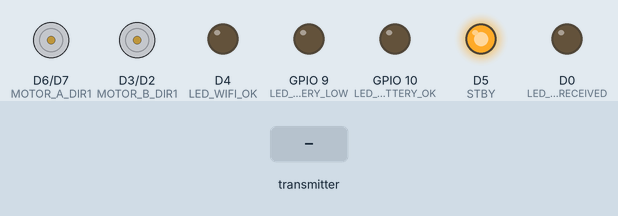
Recording of a sketch running on a simulated ESP8266 (NodeMCU). Shown: motor-driver pin pairs drawn as motors (green arrow = first pin HIGH = forward, orange = second pin HIGH = backward, longer = more drive, scaled by the enable pin, stopped while the standby pin is LOW), output pins drawn as LEDs (lit = HIGH). Inputs (shaded band) come from the test bench. What the sketch prints to the serial monitor is not drawn.

Above: at 1.2 s.
1.3 s: the transmitter starts sending x = 0
4.3 s: the transmitter starts sending y = 256
At 4.57 s:
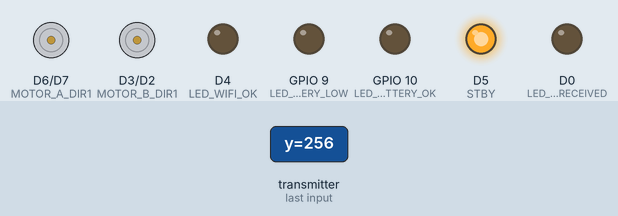
7.3 s: the transmitter starts sending x = 256
At 8.84 s:
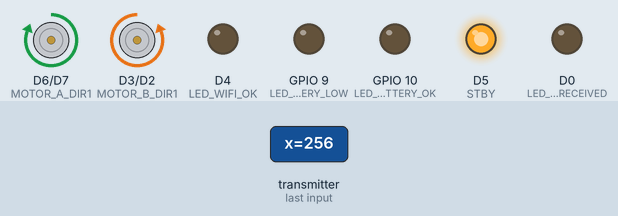
10.3 s: the transmitter starts sending y = 0
At 11.05 s:
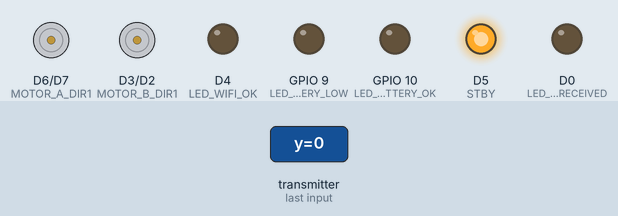
13.3 s: the transmitter starts sending y = 512
At 13.56 s:
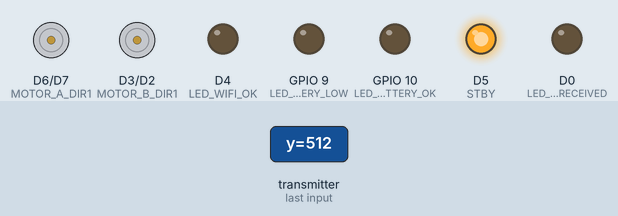
Timing chart, 0 to 17.3 s (numbered marks = the images above; inputs shaded):
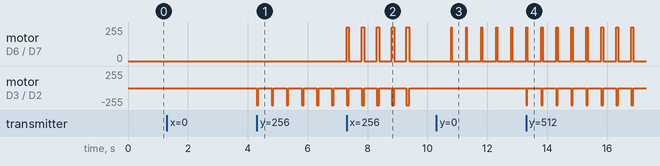

The sketch:

Receiver.ino
```cpp
/* RECEIVER
   ...is a ESP8266 Device
*/
#define LED_MESSAGE_RECEIVED D0 // "WiFi"-labeled LED green
#define LED_WIFI_OK D4          // "WiFi"-labeled LED red
#define LED_BATTERY_OK 10       // "Batt"-labeled LED green
#define LED_BATTERY_LOW 9       // "Batt"-labeled LED red

#include <espnow.h> // the esp8266 version does *not* have a underscore, the esp32 version is esp_now.h
#include <ESP8266WiFi.h>
#include "TB6612FNG.h"


typedef struct motor_struct {
  int x;
  int y;
} motor_struct;

motor_struct motorData;

tb6612fng motors;

unsigned long autoStopResetInterval = 100;

unsigned long lastTimeAutoStopReset;
unsigned long currentMillis;


// ------------------------------------------------
//callback function that will be executed when data is received
void OnDataRecv(uint8_t * mac, uint8_t *incomingData, uint8_t len) {
  digitalWrite(LED_MESSAGE_RECEIVED, HIGH);
  memcpy(&motorData, incomingData, sizeof(motorData));
  /*
    Serial.print("Bytes received: ");
    Serial.println(len);
    Serial.print("x: ");
    Serial.println(motorData.x);
    Serial.print("y: ");
    Serial.println(motorData.y);
    Serial.println();
  */
  motors.drive(motorData.x, motorData.y);
}


// ------------------------------------------------
void setup() {
  analogWriteRange(1023);

  pinMode(LED_WIFI_OK, OUTPUT);
  pinMode(LED_MESSAGE_RECEIVED, OUTPUT);
  pinMode(LED_BATTERY_OK, OUTPUT);
  pinMode(LED_BATTERY_LOW, OUTPUT);

  digitalWrite(LED_WIFI_OK, LOW);
  digitalWrite(LED_MESSAGE_RECEIVED, LOW);
  digitalWrite(LED_BATTERY_OK, LOW);
  digitalWrite(LED_BATTERY_LOW, LOW);

  Serial.begin(115200);
  Serial.println();
  Serial.print("ESP Board MAC Address:  ");
  Serial.println(WiFi.macAddress());

  WiFi.mode(WIFI_STA);

  //Init ESP-NOW
  if (esp_now_init() != 0) {
    //Serial.println("Error initializing ESP-NOW");
    return;
  }

  // Once ESPNow is successfully Init, we will register for recv CB to
  // get recv packer info
  esp_now_set_self_role(ESP_NOW_ROLE_SLAVE);
  esp_now_register_recv_cb(OnDataRecv);


  motors.initPins();
  currentMillis = millis();
  lastTimeAutoStopReset = currentMillis;
}

// ------------------------------------------------
void loop() {
  // auto-stop if no signal received (e.g. if remote or wifi breaks)
  currentMillis = millis();

  if (currentMillis - lastTimeAutoStopReset > autoStopResetInterval)
  {
    motors.stop();
    lastTimeAutoStopReset = currentMillis;
  }

}
```

TB6612FNG.h
```cpp
#pragma once

class tb6612fng
{
  private:
    const int MOTOR_A_SPEED = D8;
    const int MOTOR_A_DIR2 = D7;
    const int MOTOR_A_DIR1 = D6;
    const int STBY = D5;
    const int MOTOR_B_DIR1 = D3;
    const int MOTOR_B_DIR2 = D2;
    const int MOTOR_B_SPEED = D1;

  public:
    tb6612fng() {};
    ~tb6612fng() {};

    void initPins()
    {
      //analogWriteFreq(40);
      pinMode(MOTOR_A_SPEED, OUTPUT);
      pinMode(MOTOR_A_DIR2, OUTPUT);
      pinMode(MOTOR_A_DIR1, OUTPUT);
      pinMode(STBY, OUTPUT);
      pinMode(MOTOR_B_DIR1, OUTPUT);
      pinMode(MOTOR_B_DIR2, OUTPUT);
      pinMode(MOTOR_B_SPEED, OUTPUT);
      pinMode(LED_BUILTIN, OUTPUT);

      digitalWrite(STBY, HIGH);

      stop();
    }

    void drive(int motor1, int motor2) {
      //Serial.print("TB6612FNG - drive()");


      bool m1Direction = motor1 > 0 ? HIGH : LOW;
      bool m2Direction = motor2 > 0 ? HIGH : LOW;
      digitalWrite(MOTOR_A_DIR1, m1Direction);
      digitalWrite(MOTOR_A_DIR2, !m1Direction);
      digitalWrite(MOTOR_B_DIR1, !m2Direction);
      digitalWrite(MOTOR_B_DIR2, m2Direction);

      motor1 = abs(motor1);
      motor2 = abs(motor2);
      int m1Speed = map(motor1, 0, 127, 0, 1023);     // note: NodeMCU has 10-Bit AnalogWrite resolution,
      int m2Speed = map(motor2, 0, 127, 0, 1023);     // so we map to 1023 and not 255
      m1Speed = constrain(m1Speed * 2, 0, 1023);    // multiply by 2 to give them more power and speed.
      m2Speed = constrain(m2Speed * 2, 0, 1023);

      analogWrite(MOTOR_A_SPEED, m1Speed);
      analogWrite(MOTOR_B_SPEED, m2Speed);

      digitalWrite(LED_MESSAGE_RECEIVED, LOW);
}

    void stop()
    {
      //Serial.println("TB6612FNG - stop()");
      digitalWrite(MOTOR_A_DIR1, 0);
      digitalWrite(MOTOR_A_DIR2, 0);
      digitalWrite(MOTOR_B_DIR1, 0);
      digitalWrite(MOTOR_B_DIR2, 0);

      analogWrite(MOTOR_A_SPEED, 0);
      analogWrite(MOTOR_B_SPEED, 0);

     // digitalWrite(STBY, LOW);
    }
    // ---------------------------------------------------------


};
```

Measured:
- after the input at 4.3 s, motor on D3 (MOTOR_B_DIR1) / D2 (MOTOR_B_DIR2): alternates backward 255/255 for 0.06 s and stopped for 0.44 s, starting at once
- after the input at 7.3 s, motor on D6 (MOTOR_A_DIR1) / D7 (MOTOR_A_DIR2): alternates forward 255/255 for 0.09 s and stopped for 0.42 s, 10 changes in all, then stays stopped, starting at once
- after the input at 10.3 s, motor on D3 (MOTOR_B_DIR1) / D2 (MOTOR_B_DIR2): stops changing and stays stopped
- after the input at 13.3 s, motor on D3 (MOTOR_B_DIR1) / D2 (MOTOR_B_DIR2): alternates backward 255/255 for 0.06 s and stopped for 0.45 s, starting at once
